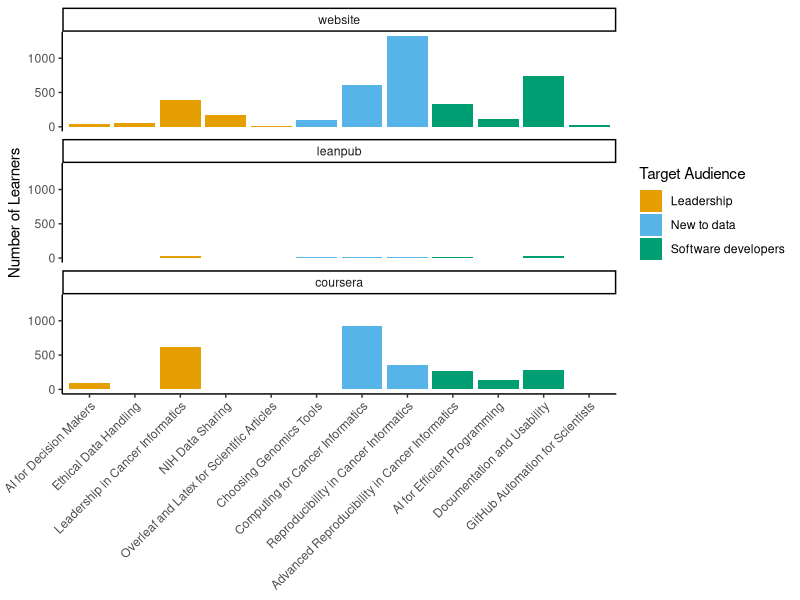

The R script that drew this image:
## ---- chunk 1
library(tidyverse) #009e73, #56b4e9, #e69f00
library(magrittr)
library(forcats)
course <-read_csv("data/course_engagement.csv")
course_clean <-course %>% pivot_longer(cols = contains("count"), names_to = "modality", values_to = "number_of_learners") %>%
  mutate(course_name = factor(course_name)) %>%
  separate(modality, sep = "_", into = c("modality", "meh")) %>% 
  mutate(modality = factor(modality, levels = c("website", "leanpub", "coursera")))%>%
  mutate(course_order = case_when(course_type == "Leadership" ~ 1,
                                course_type == "New to data" ~ 2,
                                course_type == "Software developers" ~ 3)) %>%

  rename("Target Audience" =  course_type)

        

cbPalette <- c("#E69F02", "#56B4E9", "#009E73") #Leadership, new to data science, software developers

plot <-course_clean  %>% 
  ggplot(aes(x = fct_reorder(course_name, course_order),
             y = number_of_learners, fill = `Target Audience`,)) +
              geom_col() + 
              facet_wrap(~modality, nrow = 3)  + 
              scale_fill_manual(values=cbPalette) + 
              theme_classic() + 
              theme(axis.text.x = element_text(angle = 45, hjust=1)) + 
              labs(x = NULL, y = "Number of Learners")
plot
